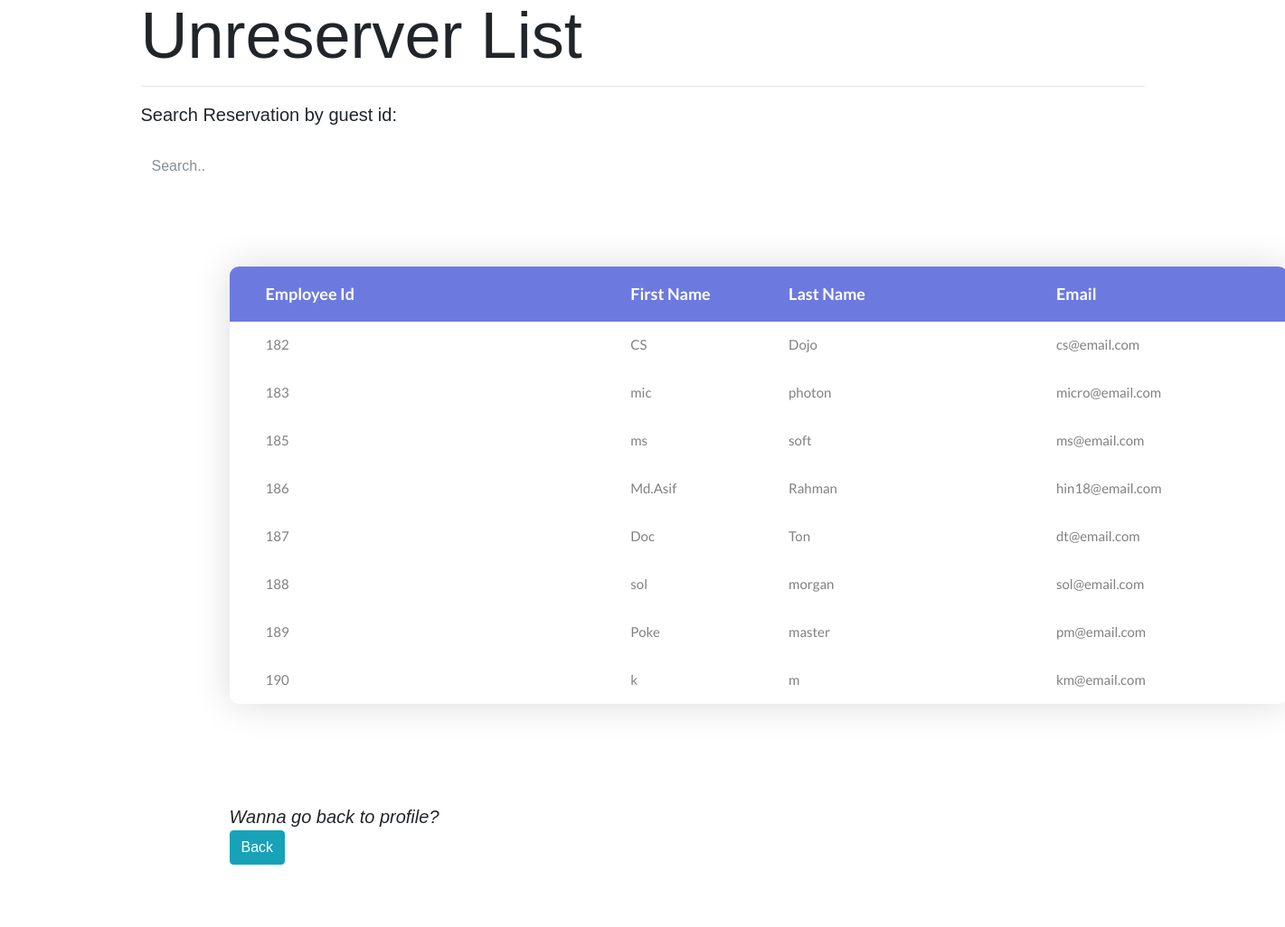
Page /show_employee.php on the committed database.
### tables this page shows
CREATE TABLE `user_info` (
  `id` varchar(7) NOT NULL,
  `email` varchar(25) NOT NULL,
  `pass` varchar(10) NOT NULL,
  `conf_pass` varchar(10) NOT NULL,
  `first_name` varchar(15) DEFAULT NULL,
  `last_name` varchar(15) NOT NULL
);

### show_employee.php (the view, shortened to what this page needs)
<!DOCTYPE html>
<html lang="en">
<head>
	<link rel="stylesheet" type="text/css" href="css/bootstrap.min.css">
	<link rel="stylesheet" type="text/css" href="fonts/font-awesome-4.7.0/css/font-awesome.min.css">
	<link rel="stylesheet" type="text/css" href="css/animate.css">
	<link rel="stylesheet" type="text/css" href="css/select2.min.css">
	<link rel="stylesheet" type="text/css" href="css/perfect-scrollbar.css">
	<link rel="stylesheet" type="text/css" href="css/util.css">
	<link rel="stylesheet" type="text/css" href="css/main.css">
</head>
<body>
	<div class="container">
	<h2 class="display-3">Unreserver List</h2>
	<hr>
  <p class="lead">Search Reservation by guest id:</p><br> </di>
  <input class="form-control" id="myInput" type="text" placeholder="Search..">
  <br>
	<div class="limiter">
		<div class="container-table100">
			<div class="wrap-table100">
				<div class="table100 ver1 m-b-110">
					<div class="table100-head">
						<table>
							<thead>
								<tr class="row100 head">
									<th class="cell100 column1">Employee Id</th>
									<th class="cell100 column2">First Name</th>
									<th class="cell100 column3">Last Name</th>
									<th class="cell100 column4">Email</th>
								</tr>
							</thead>
						</table>
					</div>
					<?php
                    require "connection.php";
                    $result= "SELECT *
                              FROM user_info";
                    $query= mysqli_query($conn,$result);
                    while($row=mysqli_fetch_assoc($query)){
                    echo '<div class="table100-body js-pscroll">
						<table>
							<tbody id="myTable">
								<tr class="row100 body">
									<td class="cell100 column1">'.$row["id"].'</td>
									<td class="cell100 column2">'.$row["first_name"].'</td>
									<td class="cell100 column3">'.$row["last_name"].'</td>
									<td class="cell100 column4">'.$row["email"].'</td>
								</tr>
							</tbody>
						</table>
					</div>';
                }
					?>
									</div>
									<div>
										<form action="after_log.php" method="post">
											<p class="lead font-italic">Wanna go back to profile?</p>
      									<button class="btn btn-info">Back</button>
    									</form>
									</div>
				</div>
			</div>
		</div>
</body>
</html>

### css/perfect-scrollbar.css (style rules this page uses)
.ps { overflow: hidden !important; overflow-anchor: none; -ms-overflow-style: none; touch-action: auto; -ms-touch-action: auto; }

### css/main.css (style rules this page uses)
* { margin: 0px; padding: 0px; box-sizing: border-box; }
body, html { height: 100%; font-family: sans-serif; }
h1,h2,h3,h4,h5,h6 { margin: 0px; }
p { margin: 0px; }
input { display: block; outline: none; border: none !important; }
button { outline: none !important; border: none; background: transparent; }
.js-pscroll { position: relative; overflow: hidden; }
.limiter { width: 1366px; margin: 0 auto; }
.container-table100 { width: 100%; min-height: 100vh; background: #fff; display: -webkit-box; display: -webkit-flex; display: -moz-box; display: -ms-flexbox; display: flex; align-items: center; justify-content: center; flex-wrap: wrap; padding: 33px 30px; }
.wrap-table100 { width: 1170px; }
.table100 { background-color: #fff; }
table { width: 100%; }
th, td { font-weight: unset; padding-right: 10px; }
.column1 { width: 33%; padding-left: 40px; }
.column2 { width: 13%; }
.column3 { width: 22%; }
.column4 { width: 19%; }
.table100-head th { padding-top: 18px; padding-bottom: 18px; }
.table100-body td { padding-top: 16px; padding-bottom: 16px; }
.table100 { position: relative; padding-top: 60px; }
.table100-head { position: absolute; width: 100%; top: 0; left: 0; }
.table100-body { max-height: 585px; overflow: auto; }
.table100.ver1 th { font-family: Lato-Bold; font-size: 18px; color: #fff; line-height: 1.4; background-color: #6c7ae0; }
.table100.ver1 td { font-family: Lato-Regular; font-size: 15px; color: #808080; line-height: 1.4; }
.table100.ver1 { border-radius: 10px; overflow: hidden; box-shadow: 0 0px 40px 0px rgba(0, 0, 0, 0.15); -moz-box-shadow: 0 0px 40px 0px rgba(0, 0, 0, 0.15); -webkit-box-shadow: 0 0px 40px 0px rgba(0, 0, 0, 0.15); -o-box-shadow: 0 0px 40px 0px rgba(0, 0, 0, 0.15); -ms-box-shadow: 0 0px 40px 0px rgba(0, 0, 0, 0.15); }

### rows in the picture
user_info: id "182", first_name "CS", last_name "Dojo", email "cs@email.com"
user_info: id "183", first_name "mic", last_name "photon", email "micro@email.com"
user_info: id "185", first_name "ms", last_name "soft", email "ms@email.com"
user_info: id "186", first_name "Md.Asif", last_name "Rahman", email "hin18@email.com"
user_info: id "187", first_name "Doc", last_name "Ton", email "dt@email.com"
user_info: id "188", first_name "sol", last_name "morgan", email "sol@email.com"
user_info: id "189", first_name "Poke", last_name "master", email "pm@email.com"
user_info: id "190", first_name "k", last_name "m", email "km@email.com"
